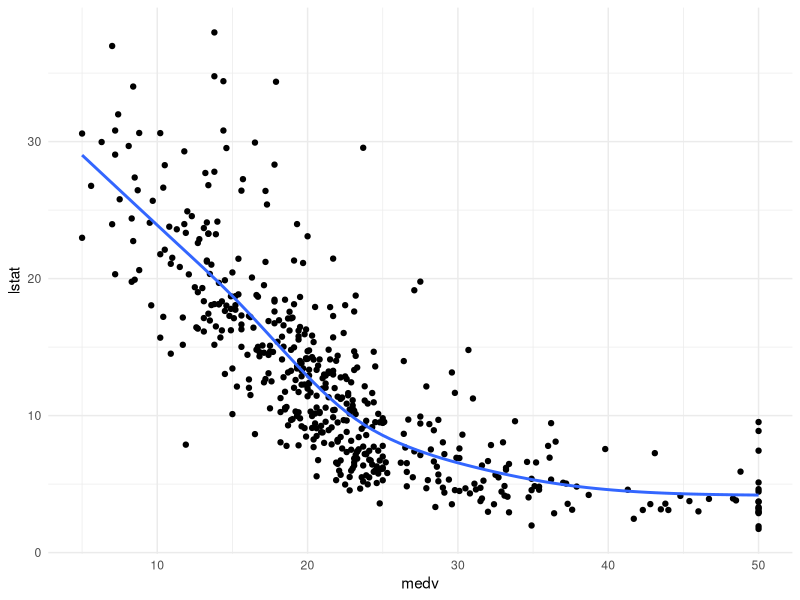

Write the R code that produced this figure. (Note: this script raises an error after producing the figure.)
## ---- chunk 1
## Global options
knitr::opts_chunk$set(cache = TRUE)
## ---- chunk 2
library(MASS)
Boston # dữ liệu về giá nhà ở Boston 506 obs and 14 variables
## ---- chunk 3
library(lmtest)
library(ggplot2)
library(dplyr)
attach(Boston)
reg=lm(data=Boston,medv~log(lstat))
summary(reg)
Boston%>%ggplot(aes(medv,lstat))+geom_point()+geom_smooth(method = "gam",se=FALSE)+theme_minimal()
## ---- chunk 4
library(caret)
set.seed(10)
index<-createFolds(Boston$medv,k=5)#chia ngẫu nhiên tập dữ liệu Boston theo biến mục tiêu medv
data1<-Boston[index$Fold1,]
data2<-Boston[index$Fold2,]
data3<-Boston[index$Fold3,]
data4<-Boston[index$Fold4,]
data5<-Boston[index$Fold5,]
# hoặc
test.index<-index[[5]]
test.data<-Boston[test.index]
train.dât<-Boston[-test.index]
## ---- chunk 5
# Xây dựng mô hình trên tập traindata
traindata<-rbind(data1,data2,data3,data4)
testdata<-data5
lm1=lm(medv~lstat,data=traindata)
summary(lm1)
# Dự đoán trên tập testdata
yhat_test=34.39709-0.93414*testdata$lstat
a=RMSE(yhat_test,testdata$medv)
RMSE(mean(testdata$medv),testdata$medv)# nếu không có dữ liệu để xây dựng mô hình
## ---- chunk 6
traindata<-rbind(data1,data2,data3,data5)
testdata<-data4
lm2=lm(medv~lstat,data=traindata)
summary(lm2)
# Dự đoán trên tập testdata
yhat_test=34.64078-0.96563*testdata$lstat
b=RMSE(yhat_test,testdata$medv)
## ---- chunk 7
traindata<-rbind(data1,data2,data4,data5)
testdata<-data3
lm3=lm(medv~lstat,data=traindata)
summary(lm3)
# Dự đoán trên tập testdata
yhat_test=34.46979-0.94020*testdata$lstat
c=RMSE(yhat_test,testdata$medv)
## ---- chunk 8
traindata<-rbind(data1,data5,data3,data4)
testdata<-data2
lm4=lm(medv~lstat,data=traindata)
summary(lm4)
# Dự đoán trên tập testdata
yhat_test=34.59437-0.94624*testdata$lstat
d=RMSE(yhat_test,testdata$medv)
## ---- chunk 9
traindata<-rbind(data5,data2,data3,data4)
testdata<-data1
lm5=lm(medv~lstat,data=traindata)

# Dự đoán trên tập testdata
yhat_test=34.6874-0.9661*testdata$lstat
e=RMSE(yhat_test,testdata$medv)
sum(a,b,c,d,e)/5
## ---- chunk 10
# Dùng vòng lặp để tính sai số xác thực chéo
saiso=rbind()
for(i in 1:5){
  test.index<-index[[i]]
  test.data<-Boston[test.index,]
  train.data<-Boston[-test.index,]
  #xây dựng mô hình
  lm1=lm(medv~rm+black,data=train.data)
  #dudoan
  medv.dudoan<-predict(lm1,newdata=test.data)
  saiso[i]=RMSE(medv.dudoan,test.data$medv)
  
}
mean(saiso)
## ---- chunk 11
Binary<-function(n){
  tg<-c()
  if (n==0){
    tg<-c(0)
  } else {
    k<-floor(log2(n))+1
    for (i in 1:k){
      if (n%%2==0){
        tg<-c(0,tg)
        n<-n/2
      } else {
        tg<-c(1,tg)
        n<-(n-1)/2
      }
    }
  }
  Binary<-as.logical(tg)
}

cv.lm<-function(dat,k,varname){
  library(caret)
  library(MASS)
  #library(tidyverse)
  #dat<-Carseats
  #varname="Sales"
  set.seed(1)
  
  ind<-which(names(dat)==varname)
  y<-dat[,ind]
  x<-dat[,-ind]
  p<-dim(x)[2]
  cv.cal<-rep(0,2^p-1)
  
  index<-createFolds(y,k)
  
  for (n in 1:(2^p-1)){
    v.s<-c(rep(FALSE,p-length(Binary(n))),Binary(n))
    if (sum(v.s)==1){
      dat1<-as.matrix(x[,v.s])
      dat1<-data.frame(dat1)
      names(dat1)<-names(x)[v.s]
    } else {
      dat1<-x[,v.s]
    }
    
    error<-rep(0,k)
    
    for (j in 1:k){
      if (sum(v.s)==1){
        x.train<-as.matrix(dat1[-index[[j]],])
        x.train<-data.frame(x.train)
        names(x.train)<-names(dat1)
        
        x.test<-as.matrix(dat1[index[[j]],])
        x.test<-data.frame(x.test)
        names(x.test)<-names(dat1)
      } else {
        x.train<-dat1[-index[[j]],]
        x.test<-dat1[index[[j]],]
      }
      y.train<-y[-index[[j]]]
      y.test<-y[index[[j]]]
      
      model<-lm(y.train~.,data=x.train)
      pred<-predict(model,x.test)
      error[j]<-sqrt(mean((pred-y.test)^2))
    }
    cv.cal[n]<-mean(error)
  }
  
  n<-which.min(cv.cal)
  v.s<-c(rep(FALSE,p-length(Binary(n))),Binary(n))
  #name of variable in the best model
  result<-list(min(cv.cal),names(x)[v.s])
  names(result)<-c("cv.error","variables")
  return(result)
}
## ---- chunk 12
cv.lm(Boston,k=5,"medv")
## ---- chunk 13
poly1<-lm(medv~poly(lstat,degree = 2,row= TRUE,data=train.data))
summary(poly1)
RMSE(predict(poly1,newdata=test.data),test.data$medv)
## ---- chunk 14
library(ggplot2)
library(dplyr)
library(MASS)
Boston%>%ggplot(aes(y=medv,x=lstat))+geom_point(color="blue",size=3,shape=21)+
  geom_smooth(method = "lm",formula = y~x,se=FALSE,col="red")
## ---- chunk 15
library(ggplot2)
library(dplyr)
library(MASS)
Boston%>%ggplot(aes(y=medv,x=lstat))+geom_point(color="blue",size=3,shape=21)+
  geom_smooth(method = "lm",formula = y~x,se=FALSE,col="red")+
  geom_smooth(method="lm",formula=y~poly(x,degree = 3,raw= TRUE),se=FALSE,col="green")
## ---- chunk 16
train<-Boston[-test_index,]
test<-Boston[test_index,]
poly.fit<-lm(medv~poly(lstat,2, raw=TRUE),data=train)
poly.pred<-predict(poly.fit,test)
sqrt(mean((poly.pred-test$medv)^2))
## ---- chunk 17
library(splines)
k=3 # số nút chia tập dữ liệu 
prob=(1:k)/(k+1)
myknots<-quantile(Boston$lstat,probs = prob)
Boston%>%ggplot(aes(y=medv,x=lstat))+geom_point(color="blue",size=3,shape=21)+
  geom_smooth(method="lm",formula=y~bs(x,knots=myknots),se=FALSE,col="darkred")+geom_vline(xintercept = myknots,color="grey40",linetype=2)
## ---- chunk 18
library(caret)
set.seed(10)
index<-createFolds(Boston$medv,k=5)
# Dùng vòng lặp để tính sai số xác thực chéo
saiso=rep(0,5)
k=5 # số nút chia tập dữ liệu 
prob=(1:k)/(k+1)
for(i in 1:5){
  test.index<-index[[i]]
  test.data<-Boston[test.index,]
  train.data<-Boston[-test.index,]
  #TÌm điểm cắt
  myknots<-quantile(train.data$lstat,probs = prob)
  #xây dựng mô hình
  bs1<-lm(medv~bs(lstat,knots = myknots),data = train.data)
  #dudoan
  medv.dudoan<-predict(bs1,newdata=test.data)
  saiso[i]=RMSE(medv.dudoan,test.data$medv)
  
}
mean(saiso)
## ---- chunk 19
library(splines)
k=7 # số nút chia tập dữ liệu 
prob=(1:k)/(k+1)
myknots<-quantile(Boston$lstat,probs = prob)
Boston%>%ggplot(aes(y=medv,x=lstat))+geom_point(color="blue",size=3,shape=21)+
  geom_smooth(method="lm",formula=y~ns(x,knots=myknots[2:(k-1)],Boundary.knots = myknots[c(1,k)]),se=FALSE,col="red4")+geom_vline(xintercept = myknots,color="black",linetype=2)+theme_classic()
## ---- chunk 20
library(caret)
set.seed(10)
index<-createFolds(Boston$medv,k=5)
# Dùng vòng lặp để tính sai số xác thực chéo
saiso=rep(0,5)
k=8 # số nút chia tập dữ liệu 
prob=(1:k)/(k+1)
for(i in 1:5){
  test.index<-index[[i]]
  test.data<-Boston[test.index,]
  train.data<-Boston[-test.index,]
  #TÌm điểm cắt
  myknots<-quantile(train.data$lstat,probs = prob)
  #xây dựng mô hình
  ns1<-lm(medv~ns(lstat,knots = myknots[2:(k-1)],Boundary.knots = myknots[c(1,k)]),data = train.data)
  #dudoan
  medv.dudoan<-predict(ns1,newdata=test.data)
  saiso[i]=RMSE(medv.dudoan,test.data$medv)
  
}
mean(saiso)

## ---- chunk 21
library(caret)
library(gam)
set.seed(10)
index<-createFolds(Boston$medv,k=5)
# Dùng vòng lặp để tính sai số xác thực chéo
saiso=rep(0,5)
df0=10.5
for(i in 1:5){
  test.index<-index[[i]]
  test.data<-Boston[test.index,]
  train.data<-Boston[-test.index,]
  
  #xây dựng mô hình
  ss1<-gam(medv~s(lstat,df=df0),data = train.data)
  #dudoan
  medv.dudoan<-predict(ss1,newdata=test.data)
  saiso[i]=RMSE(medv.dudoan,test.data$medv)
  
}
mean(saiso)
## ---- chunk 22
#lm(medv~lstat+rm,data=Boston)
b0=0 # he so chan
b1=0 # he so lstat
b2=0 # he so rm
N=10
y=Boston$medv
Boston=mutate(Boston,saiso=medv-mean(medv))
for(i in 1:N){
  lm1=lm(saiso~lstat,data=Boston)
  b0=lm1$coefficients[1]
  b1=lm1$coefficients[2]
  Boston$saiso=Boston$saiso-b0-b1*Boston$lstat
  
  lm2=lm(saiso~rm,data=Boston)
  b0=lm2$coefficients[1]
  b2=lm2$coefficients[2]
  Boston$saiso=Boston$saiso-b0-b2*Boston$rm
  print(c(b1,b2))
}
## ---- chunk 23
library(caret)
library(gam)
set.seed(10)
index<-createFolds(Boston$medv,k=5)
# Dùng vòng lặp để tính sai số xác thực chéo
saiso=rep(0,5)

for(i in 1:5){
  test.index<-index[[i]]
  test.data<-Boston[test.index,]
  train.data<-Boston[-test.index,]
  
  #xây dựng mô hình
  # không gán df thì mặc định là 4
  ss1<-gam(medv~s(lstat)+s(rm)+s(crim)+s(indus)+s(zn)+(chas)+s(nox)+s(age)+s(dis)+(rad)+s(black)+s(tax)+s(ptratio),data = train.data)
  #dudoan
  medv.dudoan<-predict(ss1,newdata=test.data)
  saiso[i]=RMSE(medv.dudoan,test.data$medv)
  
}
mean(saiso)
